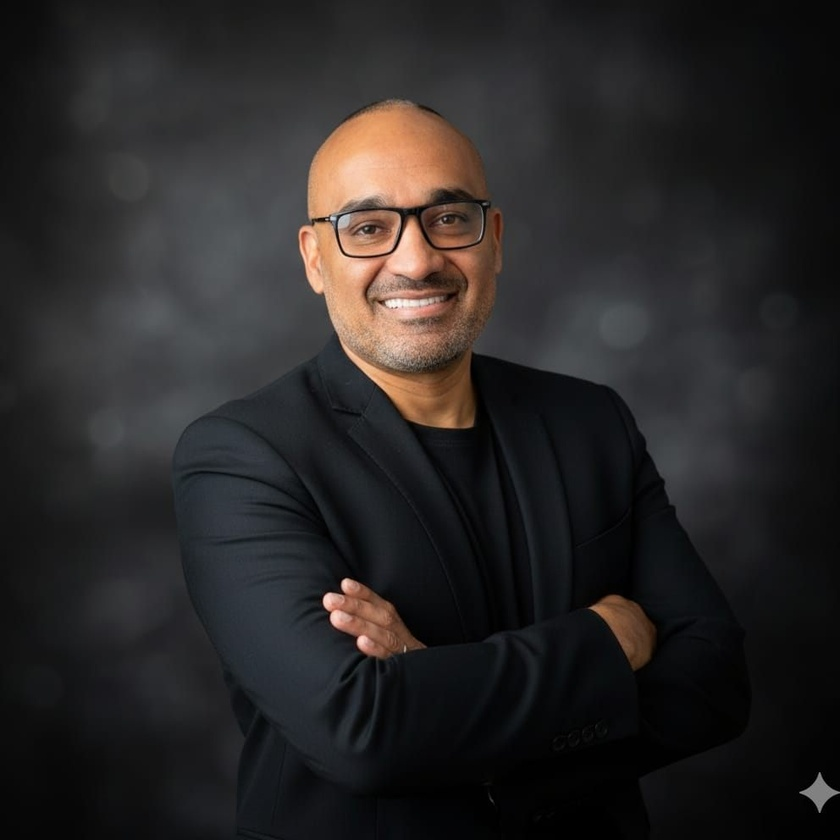
#> input picture edicao-video/assets/corretor/eliezio_foto.jpg, 840 x 840 px, shrunk from 992 x 992 before the run
$ python -i cor_milei.py   (imports and definitions only)
#> lines starting #> are read from the running program, lines starting #| are printed output that depends on the picture; after the words box and inside, x2 and y2 are one past the last pixel; in counts of white or black regions, pixels touching at a corner belong together
"""Correção do vídeo gravado no carro (Milei): sombras puxando magenta (camisa preta roxa), pele laranja e um pouco saturada.
Neutraliza as sombras (tira vermelho/azul, põe um tico de verde só no escuro), abre um pouco os médios e tira ~10% de saturação da pele."""
import numpy as np, cv2
x = np.arange(256, dtype=np.float32) / 255
sh = np.clip(1 - x / 0.35, 0, 1) ** 1.5                                # peso só nas sombras
mid = np.clip(x + 0.06 * np.sin(np.pi * x), 0, 1)                      # abre os médios sem estourar
R_ = np.clip(mid - 0.020 * sh, 0, 1); G_ = np.clip(mid + 0.012 * sh, 0, 1); B_ = np.clip(mid - 0.028 * sh, 0, 1)
CURVE = np.stack([R_, G_, B_], 1)[:, None, :] * 255; CURVE = CURVE.astype(np.uint8).reshape(256, 1, 3)
def fix(rgb):
    o = cv2.LUT(rgb, CURVE)
    hsv = cv2.cvtColor(o, cv2.COLOR_RGB2HSV).astype(np.float32)
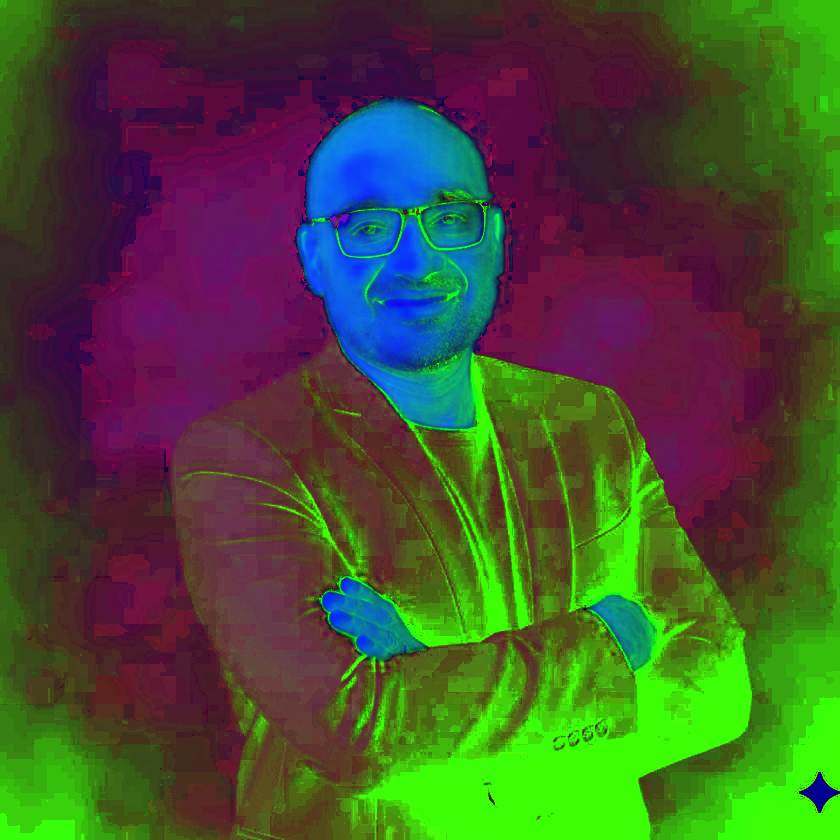
#> hsv: shape (840, 840, 3) float32; mean R, G, B 69.4, 80.8, 49.6
    skin = np.exp(-((hsv[..., 0] - 14) / 8) ** 2) * (hsv[..., 1] > 60)   # tons de pele (H do OpenCV 0..180)
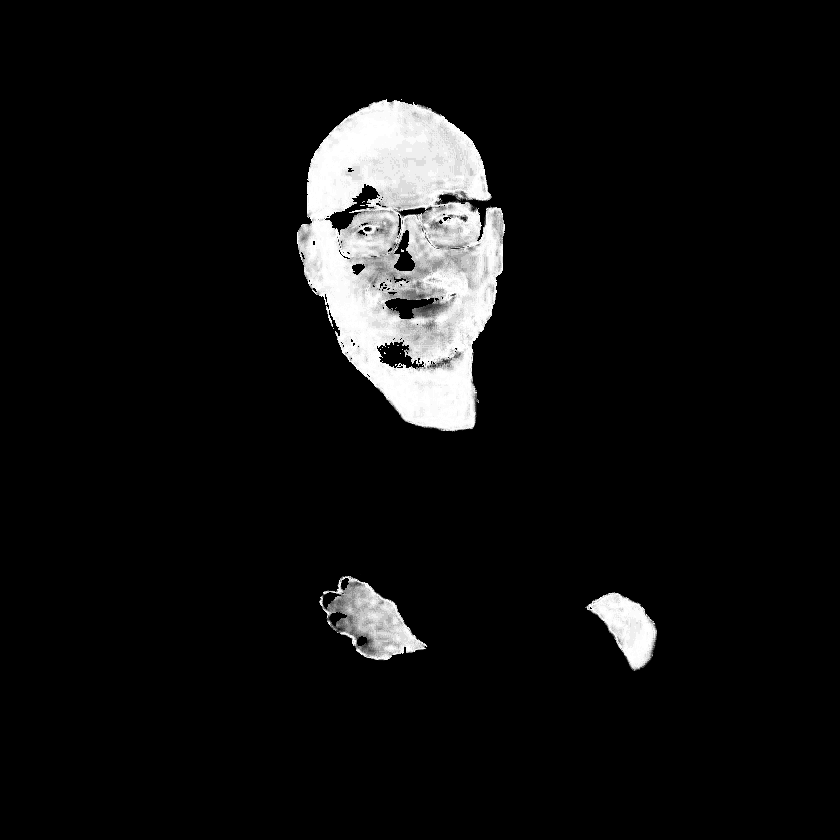
#> skin: shape (840, 840) float32; min 0, max 1, mean 0.0661
    hsv[..., 1] *= 1 - 0.06 * skin             # menos saturada e um tico menos laranja
#> hsv: shape (840, 840, 3) float32; 7.65% of pixels changed, all inside (x1, y1, x2, y2) = (297, 99, 712, 673)
    return cv2.cvtColor(np.clip(hsv, 0, 255).astype(np.uint8), cv2.COLOR_HSV2RGB)

>>> import cv2
>>> picture = cv2.cvtColor(cv2.imread('../assets/corretor/eliezio_foto.jpg'), cv2.COLOR_BGR2RGB)
>>> result = fix(picture)

$ run again, on edicao-video/assets/corretor/eliezio_recorte.png
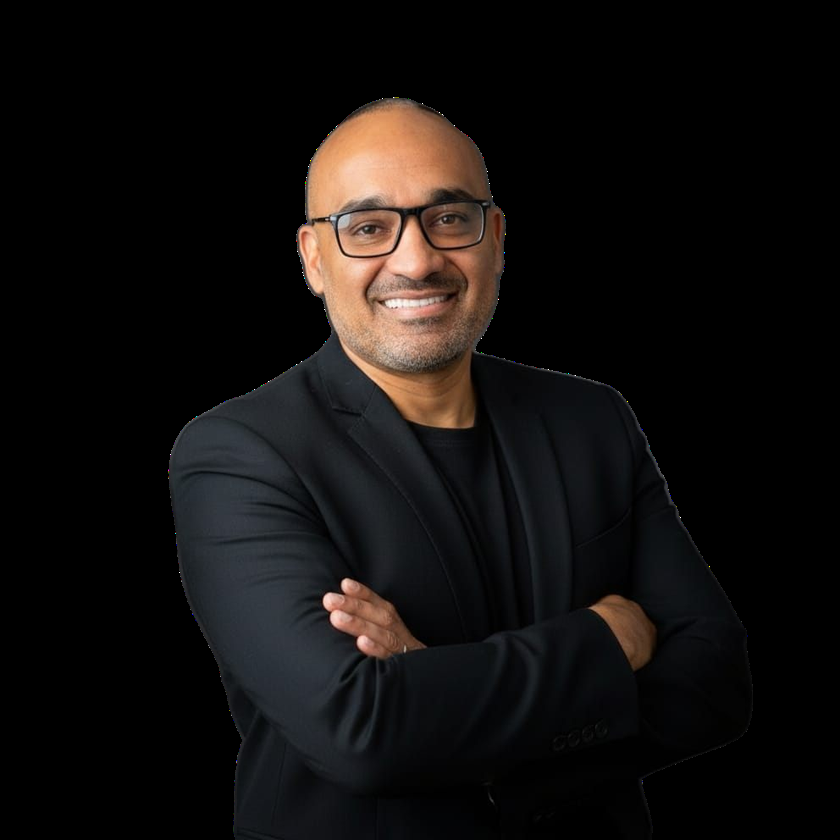
#> input picture edicao-video/assets/corretor/eliezio_recorte.png, 840 x 840 px, shrunk from 992 x 992 before the run
#> in fix, `hsv = cv2.cvtColor(o, cv2.COLOR_RGB2HSV).astype(np.float32)`:
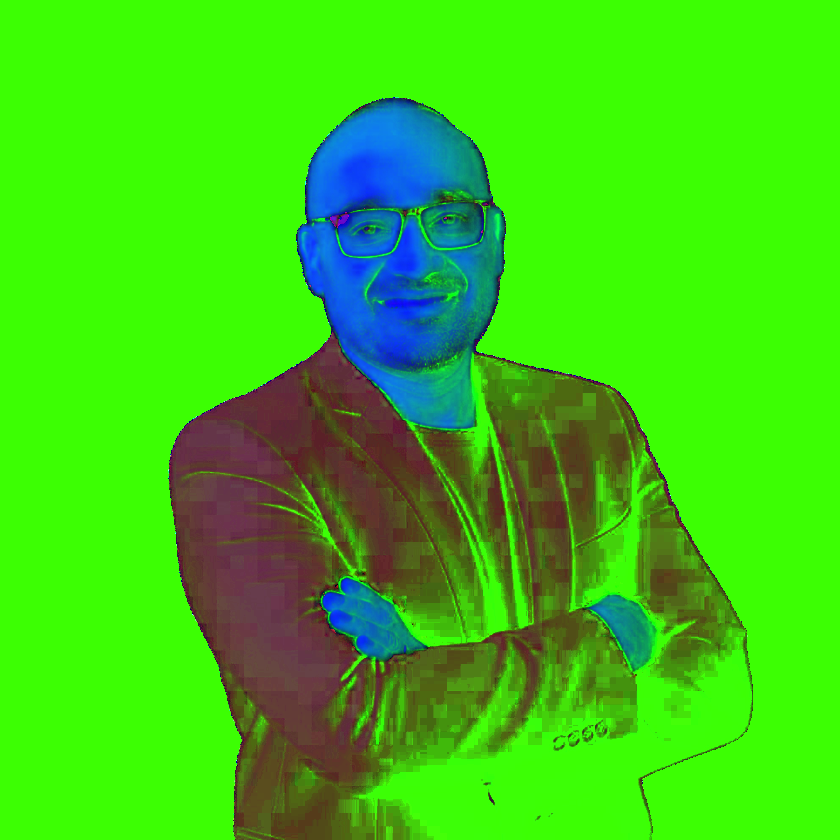
#> hsv: shape (840, 840, 3) float32; mean R, G, B 61.6, 204.9, 23.5
#> in fix, `skin = np.exp(-((hsv[..., 0] - 14) / 8) ** 2) * (hsv[..., 1] > 60)`:
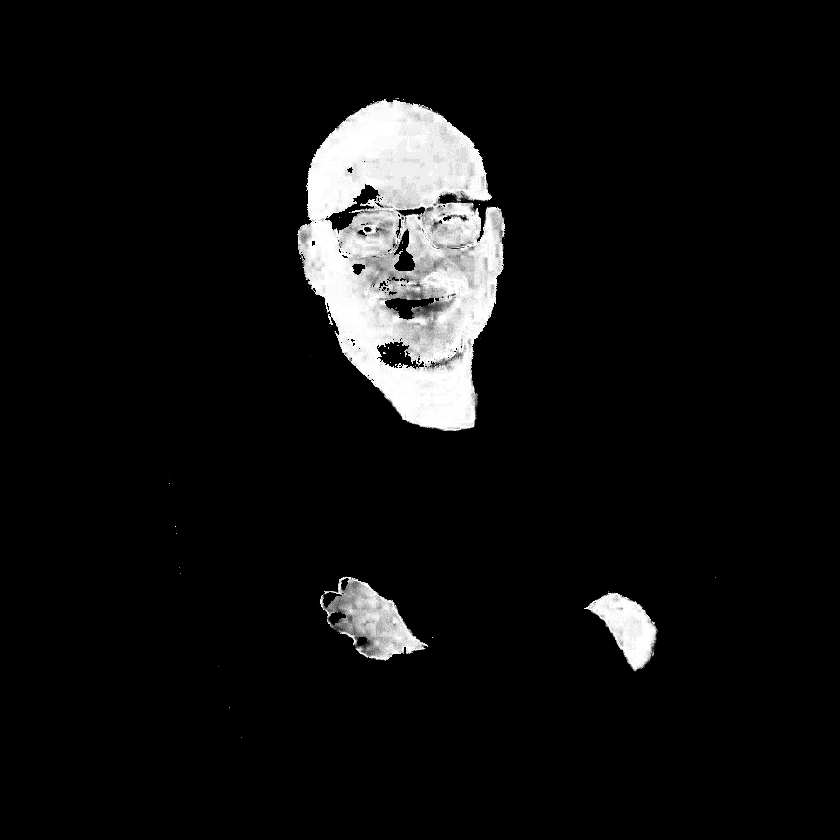
#> skin: shape (840, 840) float32; min 0, max 1, mean 0.0658
